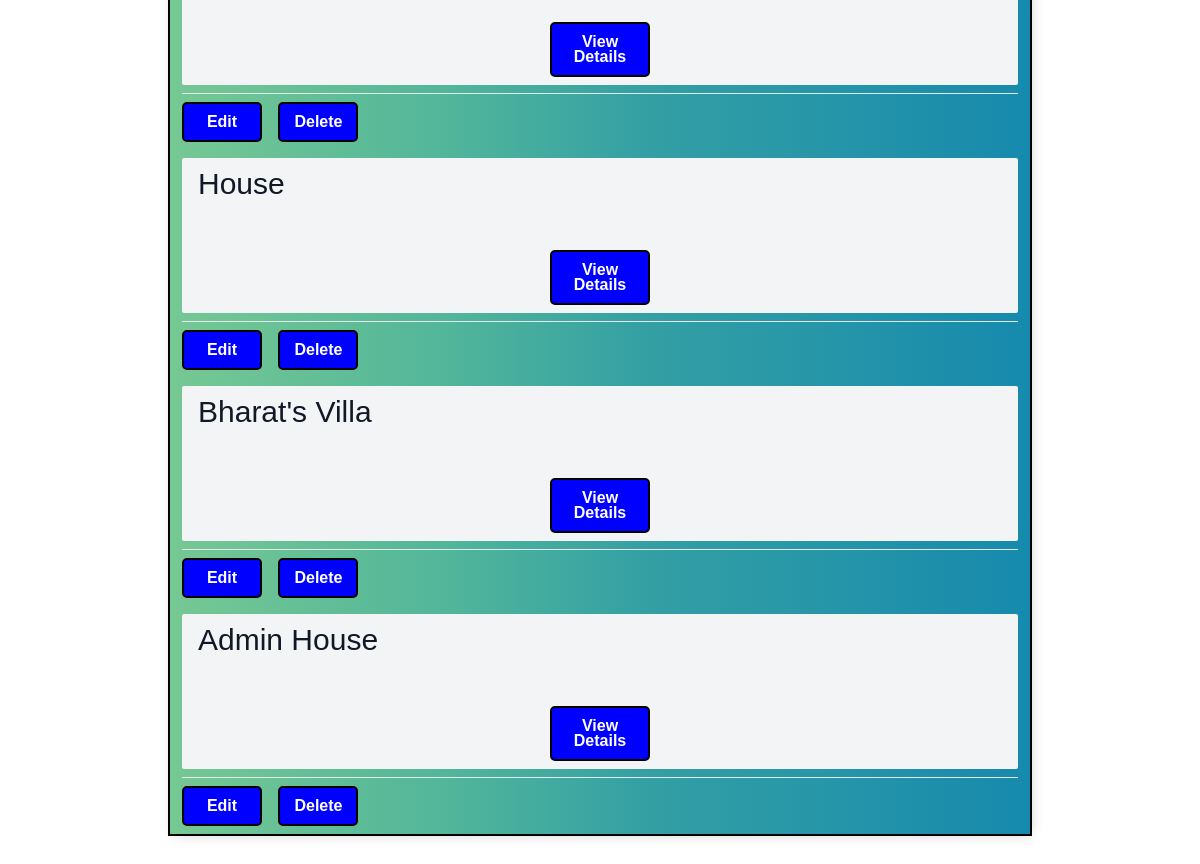
The page /user_specific_listings/ (signed in, lower part) on the database as committed earlier.
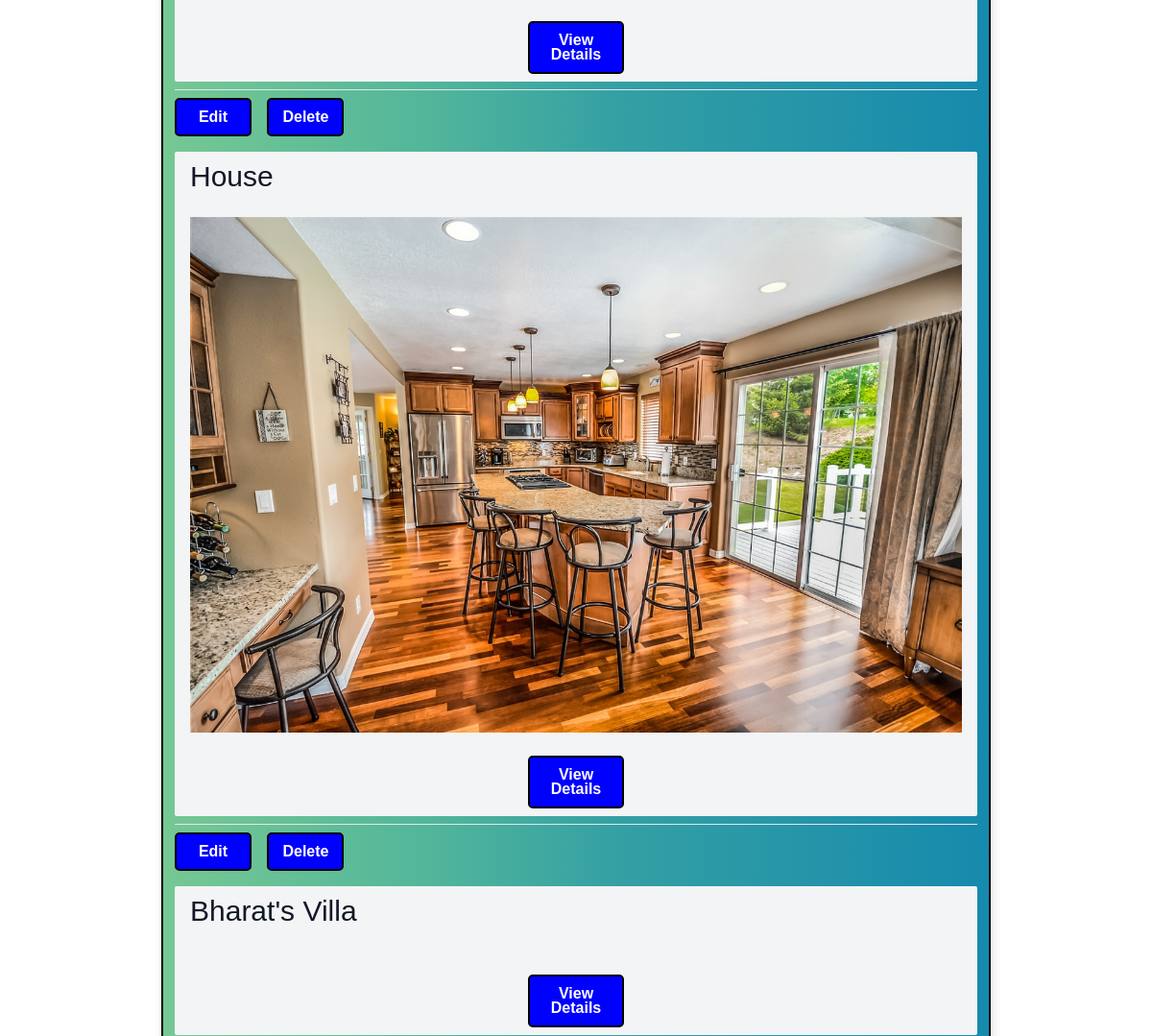
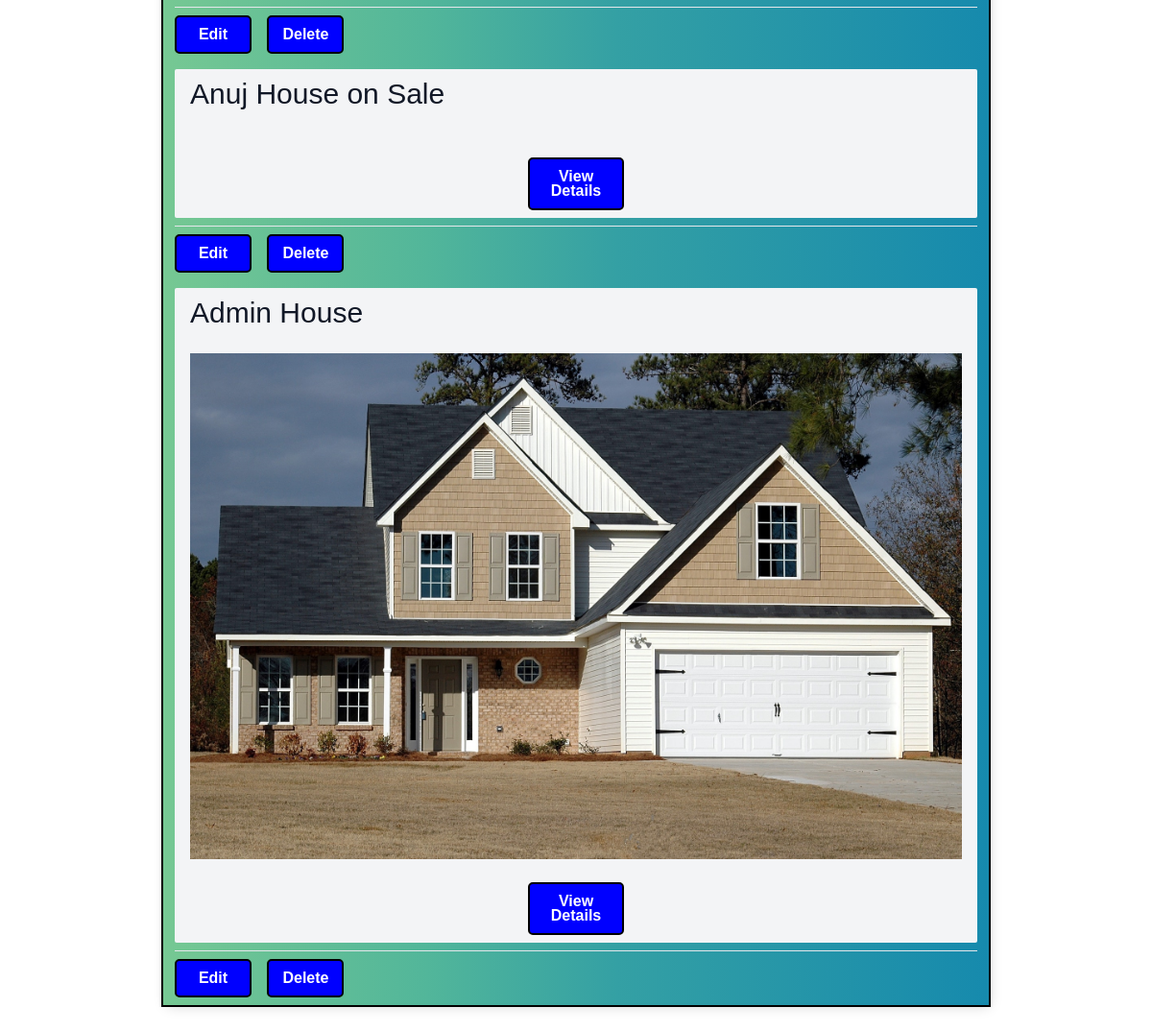
The same page on the database as committed later (2 pictures, top to bottom).
### listings/models.py (models this page shows, shortened)
class Listing(models.Model):
    Title = models.CharField(max_length=30, default='House on Sale')
    slug = models.CharField(max_length=100, null=True, blank=True)
    Location = models.CharField(max_length=30, default='Kalanki')
    City = models.CharField(max_length=30, default='Kathmandu')
    Price = models.IntegerField(default=9999999)
    Bedroom = models.IntegerField(default=1)
    Bathroom = models.IntegerField(default=1)
    Floors = models.IntegerField(default=1)
    Parking = models.IntegerField(default=1)
    Face = models.CharField(max_length=30, default="East")
    Area = models.IntegerField(default=100)
    Road_Width = models.IntegerField(default=0)
    Road_Type = models.CharField(max_length=30, default="Concrete")
    Build_Area = models.IntegerField(default=100)
    Amenities = models.CharField(max_length=30, default="Bathroom")
    Contact_number = models.IntegerField(default=9845654321)
    Contact_mail = models.EmailField(max_length=30, default='admin@gmail.com')
    Image = models.ImageField(max_length = 254)
    user = models.ForeignKey(User, on_delete=models.SET_NULL,null=True)
    is_sold = models.BooleanField(default=False)
    Description = models.CharField(max_length=1000, default="Please describe your estate here. You may also justify the price of your estate here.")
    likes = models.ManyToManyField(User, related_name='estate')

### listings/views.py (the view)
# urls.py: path('user_specific_listings/', user_specific_listings, name='user_specific_listings'),
@login_required
def user_specific_listings(request):
    queryset_list=Listing.objects.all()
    username = request.user.username
    queryset_list=Listing.objects.filter(user__username=username)
    context={
        'listings':queryset_list,
    }
    return render(request, "user_specific_listings.html", context)

### templates/user_specific_listings.html (shortened to what this page needs)
{% extends "base.html" %}
    {% block content %}
    {% if request.user.is_authenticated %}
    <div class="container">
        {% if listings %}
        {% for listing in listings %}
            <div class="mt-2 px-3 py-2 bg-gray-100 rounded-sm">
                <h3 class="text-3xl text-gray-900">{{ listing.Title }}</h3><br>
                {% if listing.Image %}
                <img src="{{ listing.Image.url }}" alt="">
                {% endif %}
                <br><center><a href="/listings/{{ listing.slug }}/" class="button">View Details</a></center>
            </div>
            <div>
                {% if request.user.is_authenticated %}
                <div class="mt-2 py-2 border-t border-gray-200">
                    <a href="/listings/{{ listing.id }}/edit/" class="other-buttons">
                        Edit</a>
                    <a href="/listings/{{ listing.id }}/delete/" class="ml-3 other-buttons">
                        Delete</a>
                </div>
                {% endif %}
            </div>
        {% endfor %}
        {% else %}
        <div class="col-md-12">
        <p>No Listings Available</p>
        </div>
        {% endif %}
    </div>
    {% endif %}
    {% endblock %}

Rows that differ between the two databases and show on the page:
changed Listing "House": Image: picture added
now on this page (row edited): Listing: Title "Anuj House on Sale"
changed Listing "Admin House": Image: picture added
